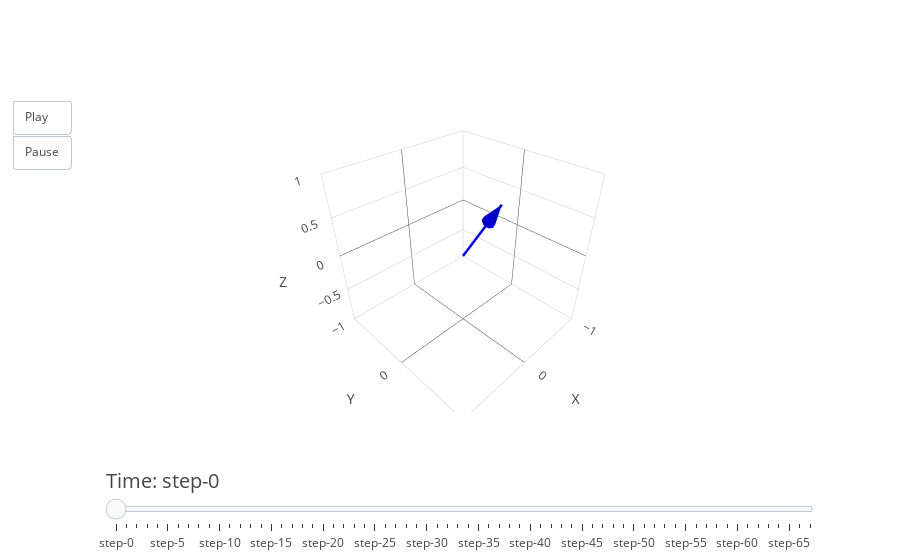

The notebook cell saved with this chart:
### Markdown cell above
DATA Z

### Code cell
quaternion_data = read_csv(full_data_file_path_z)
# Predict states with UKF
predicted_states = []

for q in quaternion_data:
    q = q / np.linalg.norm(q)
    ukf.predict()
    ukf.update(q)
    predicted_states.append(ukf.x)
predicted_states = np.array(predicted_states)


plot_euler_angles_3d(predicted_states,10)
plot_euler_angles_over_time(quaternion_data, predicted_states)

### Figure 1 — Plotly figure (JSON) as saved in the notebook; plotly's stock layout.template omitted (floating-point values rounded to 4 significant figures)
{"data": [{"line": {"color": "blue", "width": 5}, "mode": "lines", "name": "Vector", "type": "scatter3d", "x": [0, 0.00586], "y": [0, 0.5213], "z": [0, 0.8534]}, {"anchor": "tip", "colorscale": [[0, "blue"], [1, "blue"]], "name": "Arrowhead", "showscale": false, "sizemode": "absolute", "sizeref": 0.3, "type": "cone", "u": [0.00586], "v": [0.5213], "w": [0.8534], "x": [0.00586], "y": [0.5213], "z": [0.8534]}], "layout": {"scene": {"xaxis": {"range": [-1, 1], "title": {"text": "X"}}, "yaxis": {"range": [-1, 1], "title": {"text": "Y"}}, "zaxis": {"range": [-1, 1], "title": {"text": "Z"}}}, "sliders": [{"currentvalue": {"font": {"size": 20}, "prefix": "Time: "}, "pad": {"t": 50}, "steps": [{"args": [["frame0"], {"frame": {"duration": 50, "redraw": true}, "mode": "immediate"}], "method": "animate"}, {"args": [["frame10"], {"frame": {"duration": 50, "redraw": true}, "mode": "immediate"}], "method": "animate"}, {"args": [["frame20"], {"frame": {"duration": 50, "redraw": true}, "mode": "immediate"}], "method": "animate"}, {"args": [["frame30"], {"frame": {"duration": 50, "redraw": true}, "mode": "immediate"}], "method": "animate"}, {"args": [["frame40"], {"frame": {"duration": 50, "redraw": true}, "mode": "immediate"}], "method": "animate"}, {"args": [["frame50"], {"frame": {"duration": 50, "redraw": true}, "mode": "immediate"}], "method": "animate"}, {"args": [["frame60"], {"frame": {"duration": 50, "redraw": true}, "mode": "immediate"}], "method": "animate"}, {"args": [["frame70"], {"frame": {"duration": 50, "redraw": true}, "mode": "immediate"}], "method": "animate"}, {"args": [["frame80"], {"frame": {"duration": 50, "redraw": true}, "mode": "immediate"}], "method": "animate"}, {"args": [["frame90"], {"frame": {"duration": 50, "redraw": true}, "mode": "immediate"}], "method": "animate"}, {"args": [["frame100"], {"frame": {"duration": 50, "redraw": true}, "mode": "immediate"}], "method": "animate"}, {"args": [["frame110"], {"frame": {"duration": 50, "redraw": true}, "mode": "immediate"}], "method": "animate"}, {"args": [["frame120"], {"frame": {"duration": 50, "redraw": true}, "mode": "immediate"}], "method": "animate"}, {"args": [["frame130"], {"frame": {"duration": 50, "redraw": true}, "mode": "immediate"}], "method": "animate"}, {"args": [["frame140"], {"frame": {"duration": 50, "redraw": true}, "mode": "immediate"}], "method": "animate"}, {"args": [["frame150"], {"frame": {"duration": 50, "redraw": true}, "mode": "immediate"}], "method": "animate"}, {"args": [["frame160"], {"frame": {"duration": 50, "redraw": true}, "mode": "immediate"}], "method": "animate"}, {"args": [["frame170"], {"frame": {"duration": 50, "redraw": true}, "mode": "immediate"}], "method": "animate"}, {"args": [["frame180"], {"frame": {"duration": 50, "redraw": true}, "mode": "immediate"}], "method": "animate"}, {"args": [["frame190"], {"frame": {"duration": 50, "redraw": true}, "mode": "immediate"}], "method": "animate"}, {"args": [["frame200"], {"frame": {"duration": 50, "redraw": true}, "mode": "immediate"}], "method": "animate"}, {"args": [["frame210"], {"frame": {"duration": 50, "redraw": true}, "mode": "immediate"}], "method": "animate"}, {"args": [["frame220"], {"frame": {"duration": 50, "redraw": true}, "mode": "immediate"}], "method": "animate"}, {"args": [["frame230"], {"frame": {"duration": 50, "redraw": true}, "mode": "immediate"}], "method": "animate"}, {"args": [["frame240"], {"frame": {"duration": 50, "redraw": true}, "mode": "immediate"}], "method": "animate"}, {"args": [["frame250"], {"frame": {"duration": 50, "redraw": true}, "mode": "immediate"}], "method": "animate"}, {"args": [["frame260"], {"frame": {"duration": 50, "redraw": true}, "mode": "immediate"}], "method": "animate"}, {"args": [["frame270"], {"frame": {"duration": 50, "redraw": true}, "mode": "immediate"}], "method": "animate"}, {"args": [["frame280"], {"frame": {"duration": 50, "redraw": true}, "mode": "immediate"}], "method": "animate"}, {"args": [["frame290"], {"frame": {"duration": 50, "redraw": true}, "mode": "immediate"}], "method": "animate"}, {"args": [["frame300"], {"frame": {"duration": 50, "redraw": true}, "mode": "immediate"}], "method": "animate"}, {"args": [["frame310"], {"frame": {"duration": 50, "redraw": true}, "mode": "immediate"}], "method": "animate"}, {"args": [["frame320"], {"frame": {"duration": 50, "redraw": true}, "mode": "immediate"}], "method": "animate"}, {"args": [["frame330"], {"frame": {"duration": 50, "redraw": true}, "mode": "immediate"}], "method": "animate"}, {"args": [["frame340"], {"frame": {"duration": 50, "redraw": true}, "mode": "immediate"}], "method": "animate"}, {"args": [["frame350"], {"frame": {"duration": 50, "redraw": true}, "mode": "immediate"}], "method": "animate"}, {"args": [["frame360"], {"frame": {"duration": 50, "redraw": true}, "mode": "immediate"}], "method": "animate"}, {"args": [["frame370"], {"frame": {"duration": 50, "redraw": true}, "mode": "immediate"}], "method": "animate"}, {"args": [["frame380"], {"frame": {"duration": 50, "redraw": true}, "mode": "immediate"}], "method": "animate"}, {"args": [["frame390"], {"frame": {"duration": 50, "redraw": true}, "mode": "immediate"}], "method": "animate"}, {"args": [["frame400"], {"frame": {"duration": 50, "redraw": true}, "mode": "immediate"}], "method": "animate"}, {"args": [["frame410"], {"frame": {"duration": 50, "redraw": true}, "mode": "immediate"}], "method": "animate"}, {"args": [["frame420"], {"frame": {"duration": 50, "redraw": true}, "mode": "immediate"}], "method": "animate"}, {"args": [["frame430"], {"frame": {"duration": 50, "redraw": true}, "mode": "immediate"}], "method": "animate"}, {"args": [["frame440"], {"frame": {"duration": 50, "redraw": true}, "mode": "immediate"}], "method": "animate"}, {"args": [["frame450"], {"frame": {"duration": 50, "redraw": true}, "mode": "immediate"}], "method": "animate"}, {"args": [["frame460"], {"frame": {"duration": 50, "redraw": true}, "mode": "immediate"}], "method": "animate"}, {"args": [["frame470"], {"frame": {"duration": 50, "redraw": true}, "mode": "immediate"}], "method": "animate"}, {"args": [["frame480"], {"frame": {"duration": 50, "redraw": true}, "mode": "immediate"}], "method": "animate"}, {"args": [["frame490"], {"frame": {"duration": 50, "redraw": true}, "mode": "immediate"}], "method": "animate"}, {"args": [["frame500"], {"frame": {"duration": 50, "redraw": true}, "mode": "immediate"}], "method": "animate"}, {"args": [["frame510"], {"frame": {"duration": 50, "redraw": true}, "mode": "immediate"}], "method": "animate"}, {"args": [["frame520"], {"frame": {"duration": 50, "redraw": true}, "mode": "immediate"}], "method": "animate"}, {"args": [["frame530"], {"frame": {"duration": 50, "redraw": true}, "mode": "immediate"}], "method": "animate"}, {"args": [["frame540"], {"frame": {"duration": 50, "redraw": true}, "mode": "immediate"}], "method": "animate"}, {"args": [["frame550"], {"frame": {"duration": 50, "redraw": true}, "mode": "immediate"}], "method": "animate"}, {"args": [["frame560"], {"frame": {"duration": 50, "redraw": true}, "mode": "immediate"}], "method": "animate"}, {"args": [["frame570"], {"frame": {"duration": 50, "redraw": true}, "mode": "immediate"}], "method": "animate"}, {"args": [["frame580"], {"frame": {"duration": 50, "redraw": true}, "mode": "immediate"}], "method": "animate"}, {"args": [["frame590"], {"frame": {"duration": 50, "redraw": true}, "mode": "immediate"}], "method": "animate"}, {"args": [["frame600"], {"frame": {"duration": 50, "redraw": true}, "mode": "immediate"}], "method": "animate"}, {"args": [["frame610"], {"frame": {"duration": 50, "redraw": true}, "mode": "immediate"}], "method": "animate"}, {"args": [["frame620"], {"frame": {"duration": 50, "redraw": true}, "mode": "immediate"}], "method": "animate"}, {"args": [["frame630"], {"frame": {"duration": 50, "redraw": true}, "mode": "immediate"}], "method": "animate"}, {"args": [["frame640"], {"frame": {"duration": 50, "redraw": true}, "mode": "immediate"}], "method": "animate"}, {"args": [["frame650"], {"frame": {"duration": 50, "redraw": true}, "mode": "immediate"}], "method": "animate"}, {"args": [["frame660"], {"frame": {"duration": 50, "redraw": true}, "mode": "immediate"}], "method": "animate"}, {"args": [["frame670"], {"frame": {"duration": 50, "redraw": true}, "mode": "immediate"}], "method": "animate"}]}], "updatemenus": [{"buttons": [{"args": [null, {"frame": {"duration": 50, "redraw": true}, "fromcurrent": true}], "label": "Play", "method": "animate"}, {"args": [[null], {"frame": {"duration": 0, "redraw": false}, "mode": "immediate"}], "label": "Pause", "method": "animate"}], "showactive": false, "type": "buttons"}]}}
